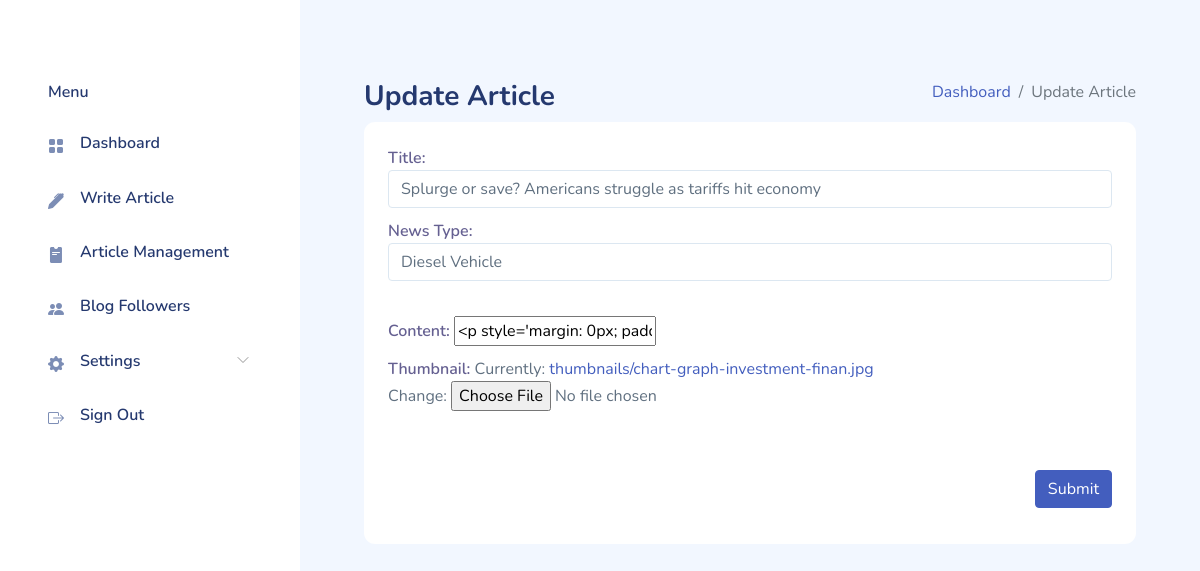
The app's page /splurge-or-save-americans-struggle-as-tariffs-hit-economy/update-article/ (signed in), older data.
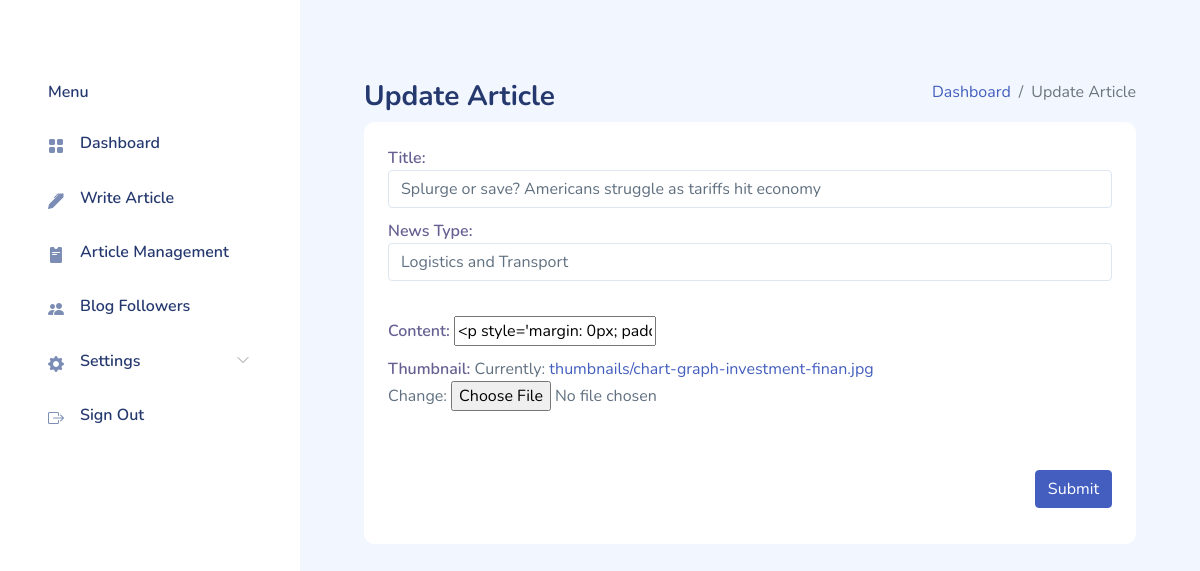
The same page, newer data.
### admin_app/models.py (models this page shows, shortened)
class Article(models.Model):
    NEWS_TYPES = [
        ('Diesel Vehicle', 'Diesel Vehicle'),
        ('Electric Vehicle', 'Electric Vehicle'),
        ('Banks & Financial', 'Banks & Financial'),
        ('Logistics and Transport', 'Logistics and Transport'),
    ]
    title = models.CharField(max_length=200)
    slug = models.SlugField(unique=True, blank=True)
    content = FroalaField(theme='dark')
    thumbnail = models.ImageField(upload_to=thumbnail_upload_to)
    news_type = models.CharField(max_length=50, choices=NEWS_TYPES, default='diesel_vehicle')
    created_at = models.DateTimeField(default=timezone.now)
    updated_at = models.DateTimeField(auto_now=True)
    class Meta:
        ordering = ['-created_at']

### admin_app/views.py (the view, shortened to what this page needs)
# urls.py: path("<slug:slug>/update-article/", UpdateArticle.as_view(), name="update-article-view"),
class UpdateArticle(AuthRequiredMixin, UpdateView):
    model = Article
    form_class = Article_form
    template_name = "admin_templates/update-article.html"
    success_url = reverse_lazy('article-management-view')
    def get_object(self, queryset=None):
        slug = self.kwargs.get("slug")
        return get_object_or_404(Article, slug=slug)
    def get_context_data(self, **kwargs):
        context = super().get_context_data(**kwargs)
        context['form'] = self.form_class(instance=self.get_object())
        return context

### admin_app/views.py (called while the page is built)
    def dispatch(self, request, *args, **kwargs):
        if not request.user.is_authenticated:
            return redirect(self.login_url)
        return super().dispatch(request, *args, **kwargs)

### templates/admin_templates/update-article.html (shortened to what this page needs)
{% extends 'admin_templates/base.html' %}
{% load static %}
{% block 'main-page-content' %}
<div class="page-heading">
    <div class="page-title">
        <div class="row">
            <div class="col-12 col-md-6 order-md-1 order-last">
                <h3>Update Article</h3>
            </div>
            <div class="col-12 col-md-6 order-md-2 order-first">
                <nav aria-label="breadcrumb" class="breadcrumb-header float-start float-lg-end">
                    <ol class="breadcrumb">
                        <li class="breadcrumb-item">
                            <a href="{% url 'admin-index-view' %}" hx-get="{% url 'admin-index-view' %}"
                                hx-target="#main-content" hx-swap="innerHTML" hx-push-url="true">Dashboard</a>
                        </li>
                        <li class="breadcrumb-item active" aria-current="page">Update Article</li>
                    </ol>
                </nav>
            </div>
        </div>
    </div>
    <section class="section">
        <div class="card">
            <div class="card-body">
                <div class="row">
                    <div class="col-md-12">
                        <form id="update-article-form" data-parsley-validate="" method="POST"
                            enctype="multipart/form-data">
                            <div class="form-group">
                                {{ form.title.label_tag }}
                                {{ form.title }}
                            </div>
                            <div class="form-group">
                                {{ form.news_type.label_tag }}
                                {{ form.news_type }}
                            </div>
                            <div class="form-group pt-4">
                                {{ form.content.label_tag }}
                                {{ form.content }}
                            </div>
                            <div class="form-group">
                                {{ form.thumbnail.label_tag }}
                                {{ form.thumbnail }}
                            </div>
                            <div class="form-group pt-5 d-flex justify-content-end">
                                <button type="submit" class="btn btn-primary">Submit</button>
                            </div>
                        </form>
                    </div>
                </div>
            </div>
        </div>
    </section>
</div>
{% endblock %}

Row changes from the older to the newer data that the page shows:
changed Article "Splurge or save? Americans struggle as tariffs hit economy": news_type "Diesel Vehicle" → "Logistics and Transport"
